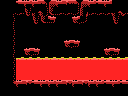

Tiled map render using the project's own tile images. Description and the whole map definition, tile-layer contents included, below:
An orthogonal 16x12 tile map with 8x8 px tiles, 1 tile layer (Tile Layer 1) and 3 objects (door-up, breakable-up, item).

<map version="1.0" orientation="orthogonal" renderorder="right-down" width="16" height="12" tilewidth="8" tileheight="8" nextobjectid="12">
 <properties>
  <property name="right" value="lava" />
 </properties>
 <tileset firstgid="1" name="tiles" tilewidth="8" tileheight="8" tilecount="256" columns="16">
  <image source="tiles.png" width="128" height="128" />
 </tileset>
 <layer name="Tile Layer 1" width="16" height="12">
  <data encoding="csv">
118,118,120,247,247,121,117,247,119,121,117,247,120,247,118,118,
118,151,148,181,149,166,145,148,148,144,167,148,148,148,149,147,
118,252,1,1,181,145,156,1,1,152,144,1,1,1,181,1,
118,126,1,1,1,1,1,1,1,1,1,1,1,1,1,1,
118,127,1,1,1,1,1,1,1,1,1,1,1,1,1,1,
118,252,1,1,1,1,1,1,152,156,1,1,1,1,1,1,
118,252,1,152,156,1,1,1,1,1,1,1,1,152,156,1,
118,252,101,101,101,101,101,101,101,101,101,101,101,101,101,101,
118,127,113,113,113,113,113,113,113,113,113,113,113,113,113,113,
118,127,113,113,113,113,113,113,113,113,113,113,113,113,113,113,
118,128,247,119,120,247,247,247,119,247,119,247,247,120,247,120,
118,118,118,118,118,118,118,118,118,118,118,118,118,118,118,118
</data>
 </layer>
 <objectgroup name="objects">
  <object id="9" type="door-up" x="48" y="0" width="32" height="16" />
  <object id="10" type="breakable-up" x="48" y="0" width="32" height="16" />
  <object id="11" type="item" x="24" y="32" width="16" height="16" />
 </objectgroup>
</map>
